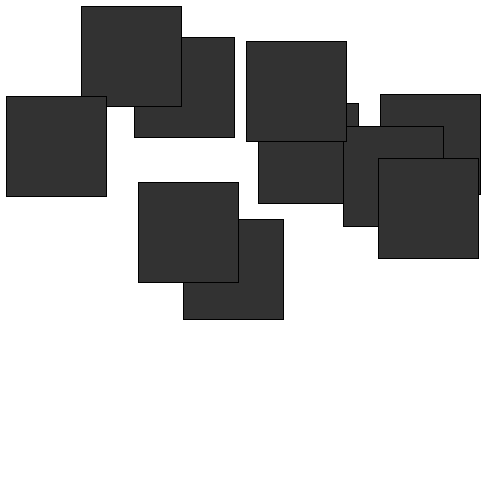
Frame 1 (no input)
Frame 60 (the mouse pressed at the canvas centre just before this capture): identical to frame 1, image omitted
Frame 120 (the mouse held since frame 60 and released just before this capture): identical to frame 1, image omitted

The Processing sketch that drew this single still picture (run headless with seeded random() and noise(); from frame 60 on, the mouse is pressed at the canvas centre):

// Processing sketch: A8L_A4Z1
// ── A8L_A4Z1.pde
// eine möglichkeit
int nrOfRects= 10;
float[] x = new float[nrOfRects];
float[] y = new float[nrOfRects];
/* eine möglichkeit wäre auch die arrays gleich hier zu initialisieren
 int[] x = {150, 50, 400, 350, 200, 10, 450, 333, 222, 111};
 int[] y = {150, 50, 400, 350, 200, 10, 450, 333, 222, 111}; 
 */

// andere möglichkeit
float[][] rects = new float[10][2];

boolean isOnePossibility = true;

int size = 100;

void setup() {
  // eine möglichkeit
  if (isOnePossibility) {
    for ( int i = 0; i < nrOfRects; i++ ) {
      x[i] = random(0, width-size);
      y[i] = random(0, height-size);
    }
  }
  // andere
  else {
    for ( int i = 0; i < rects.length; i++ ) {
      for (int j = 0; j < rects[0].length; j++) {
        rects[i][j] = random(0, 400);
      }
    }
  }

  size(500, 500);
  background(255);
  fill(50);

  // eine möglichkeit
  if (isOnePossibility) {
    for ( int i = 0; i < nrOfRects; i++ ) {
      rect(x[i], y[i], size, size);
    }
  }
  // andere
  else {
    for ( int i = 0; i < rects.length; i++ ) {
      rect(rects[i][0], rects[i][1], size, size);
    }
  }
}

void draw() {
}


void mousePressed() {
  // eine möglichkeit
  if (isOnePossibility) {
    for ( int i = 0; i < nrOfRects; i++ ) {
      if (mouseX >= x[i] & mouseX <= x[i]+size & mouseY >= y[i] & mouseY <= y[i]+size) {
        fill(random(255), random(255), random(255));
        rect(x[i], y[i], size, size);
      }
    }
  }
  // andere
  else {
    for (int i = 0; i < rects.length; i++) {
      if (mouseX >= rects[i][0] & mouseX <= rects[i][0]+size & mouseY >= rects[i][1] & mouseY <= rects[i][1]+size) {
        fill(random(255), random(255), random(255));
        rect(rects[i][0], rects[i][1], size, size);
      }
    }
  }
}
